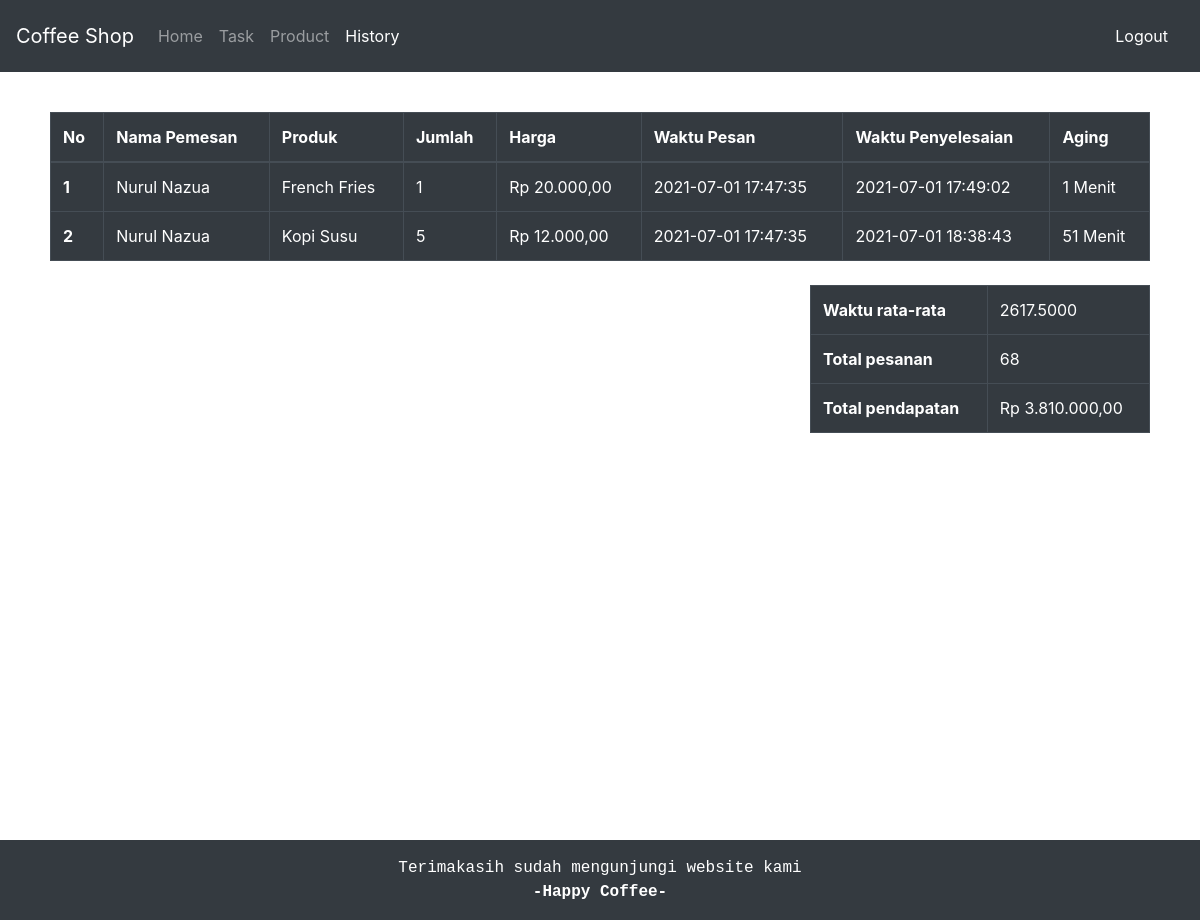
The app's page /admin-history.php (signed in) with its own data.
### tables this page shows
CREATE TABLE `detail_order` (
  `id` int(11) NOT NULL,
  `id_order` int(11) NOT NULL,
  `id_product` int(11) NOT NULL,
  `qty` int(11) NOT NULL,
  `price` bigint(20) NOT NULL,
  `status_order` int(1) NOT NULL DEFAULT 0 COMMENT 'New/Done',
  `done_task` timestamp NULL DEFAULT NULL
);

CREATE TABLE `product_order` (
  `id` int(11) NOT NULL,
  `customer` varchar(32) NOT NULL,
  `total_price` bigint(20) NOT NULL,
  `status_order` int(11) NOT NULL,
  `date_order` timestamp NOT NULL DEFAULT current_timestamp()
);

CREATE TABLE `product` (
  `id` int(11) NOT NULL,
  `name_product` varchar(32) NOT NULL,
  `description` varchar(128) NOT NULL,
  `img` varchar(255) NOT NULL,
  `price` bigint(20) NOT NULL,
  `category_product` int(1) NOT NULL COMMENT 'food/beverage',
  `status_product` int(1) NOT NULL COMMENT 'active/not active',
  `stock` int(11) NOT NULL,
  `date_created` timestamp NOT NULL DEFAULT current_timestamp() ON UPDATE current_timestamp()
);

### function.php (called while the page is built)
<?php
function rupiah($angka)
{
    $hasil_rupiah = "Rp " . number_format($angka, 2, ',', '.');
    return $hasil_rupiah;
}

### admin-history.php (the view, shortened to what this page needs)
<?php
include('koneksi.php');
include('function.php');
$result = mysqli_query($conn, 'SELECT * FROM detail_order JOIN product_order ON detail_order.id_order = product_order.id JOIN product ON detail_order.id_product = product.id WHERE detail_order.status_order =1 AND product_order.status_order = 1');
$total_income_data = mysqli_query($conn, 'SELECT SUM(price) AS total_income FROM detail_order;');
$total_income = mysqli_fetch_assoc($total_income_data);
$total_order_data = mysqli_query($conn, 'SELECT SUM(qty) AS total_order FROM detail_order;');
$total_order = mysqli_fetch_assoc($total_order_data);
$averange_time_data = mysqli_query($conn, 'SELECT AVG(T1.aging) FROM (SELECT TIMEDIFF(done_task, date_order) AS aging FROM detail_order JOIN product_order ON detail_order.id_order = product_order.id WHERE detail_order.status_order =1 AND product_order.status_order = 1) as T1');
$averange_time = mysqli_fetch_array($averange_time_data);
?>
<!doctype html>
<html lang="en">
<head>
    <link rel="stylesheet" href="https://cdn.jsdelivr.net/npm/bootstrap@4.5.3/dist/css/bootstrap.min.css">
    <link rel="stylesheet" href="css/custom.css">
</head>
<body>
    <nav class="navbar navbar-expand-lg navbar-dark bg-dark">
        <a class="navbar-brand" href="#">Coffee Shop</a>
        <div class="collapse navbar-collapse" id="navbarNav">
            <ul class="navbar-nav mr-auto">
                <li class="nav-item">
                    <a class="nav-link" href="admin-page.php">Home</a>
                </li>
                <li class="nav-item">
                    <a class="nav-link" href="admin-task.php">Task</a>
                </li>
                <li class="nav-item">
                    <a class="nav-link" href="admin-product.php">Product</a>
                </li>
                <li class="nav-item active">
                    <a class="nav-link" href="">History<span class="sr-only">(current)</span></a>
                </li>
            </ul>
            <span class="navbar-text">
                <a class="nav-link" href="#">Logout</a>
            </span>
        </div>
    </nav>
    <div class="main-content">
        <div class="container">
            <div class="row justify-content-center">
                <div class="card-body pb-1">
                    <table class="table table-bordered table-dark">
                        <thead>
                            <tr>
                                <th scope="col">No</th>
                                <th scope="col">Nama Pemesan</th>
                                <th scope="col">Produk</th>
                                <th scope="col">Jumlah</th>
                                <th scope="col">Harga</th>
                                <th scope="col">Waktu Pesan</th>
                                <th scope="col">Waktu Penyelesaian</th>
                                <th scope="col">Aging</th>
                            </tr>
                        </thead>
                        <tbody>
                            <?php $i = 1; ?>
                            <?php while ($order = mysqli_fetch_assoc($result)) : ?>
                                <?php
                                $in = strtotime($order['date_order']);
                                $out = strtotime($order['done_task']);
                                $aging = ($out - $in) / 60;
                                ?>
                                <tr>
                                    <th scope="row"><?= $i; ?></th>
                                    <td><?= $order['customer']; ?></td>
                                    <td><?= $order['name_product']; ?></td>
                                    <td><?= $order['qty']; ?></td>
                                    <td><?= rupiah($order['price']); ?></td>
                                    <td><?= $order['date_order']; ?></td>
                                    <td><?= $order['done_task']; ?></td>
                                    <td><?= floor($aging) . " Menit"; ?></td>
                                </tr>
                                <?php $i++; ?>
                            <?php endwhile; ?>
                        </tbody>
                    </table>
                </div>
            </div>
            <div class="row justify-content-center">
                <div class="col-md-4"></div>
                <div class="col-md-4"></div>
                <div class="col-md-4 p-0">
                    <div class="card-body pt-1">
                        <ul class="list-group list-group-flush">
                            <table class="table table-bordered table-dark">
                                <tbody>
                                    <tr>
                                        <th scope="row">Waktu rata-rata</th>
                                        <td><?= $averange_time[0]; ?></td>
                                    </tr>
                                    <tr>
                                        <th scope="row">Total pesanan</th>
                                        <td><?= $total_order['total_order']; ?></td>
                                    </tr>
                                    <tr>
                                        <th scope="row">Total pendapatan</th>
                                        <td><?= rupiah($total_income['total_income']); ?></td>
                                    </tr>
                                </tbody>
                            </table>
                        </ul>
                    </div>
                </div>
            </div>
        </div>
    </div>
    <div class="footer bg-dark">
        <div class="footer-text p-3">
            Terimakasih sudah mengunjungi website kami<br><b>-Happy Coffee-</b>
        </div>
    </div>
</body>
</html>

### css/custom.css (style rules this page uses)
body { background-image: url("https://asset.kompas.com/crops/uPjOgTklgJ-Fh30VBlAm4Th929A=/0x0:1000x667/750x500/data/photo/2020/06/15/5ee76efd69593.jpg"); background-position: center; background-repeat: no-repeat; background-size: cover; }
.main-content { min-height: 768px; padding-top: 20px; }
.footer { position: relative; left: 0; bottom: 0; width: 100%; color: white; text-align: center; }
.footer-text { color: white; font-family: Lucida Console, Courier, monospace; }

### records on screen
detail_order: product_order.customer "Nurul Nazua", id_product.name_product "French Fries", qty "1", id_product.price "Rp 20.000,00", product_order.date_order "2021-07-01 17:47:35", done_task "2021-07-01 17:49:02", done_task.date_order "1"
detail_order: product_order.customer "Nurul Nazua", id_product.name_product "Kopi Susu", qty "5", id_product.price "Rp 12.000,00", product_order.date_order "2021-07-01 17:47:35", done_task "2021-07-01 18:38:43", done_task.date_order "51"

### other values on screen
$averange_time[0] "2617.5000"
$total_order['total_order'] "68"
rupiah($total_income['total_income']) "Rp 3.810.000,00"
